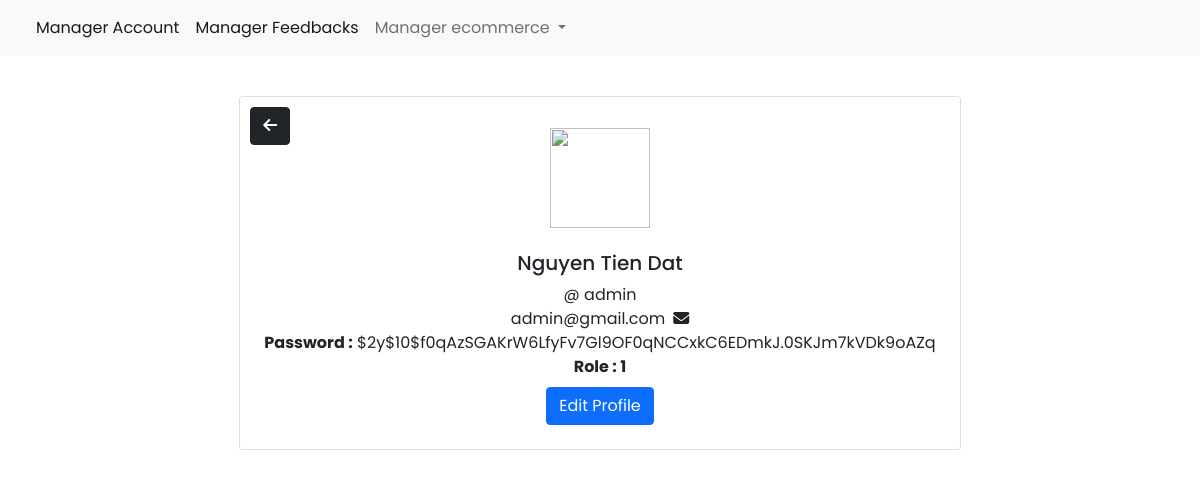
/admin/accounts/show.php?id=5, run on the app's committed database.
### tables this page shows
CREATE TABLE `users` (
  `id` int(11) NOT NULL,
  `username` varchar(100) NOT NULL,
  `email` varchar(100) NOT NULL,
  `password` varchar(255) NOT NULL,
  `fullname` varchar(255) NOT NULL,
  `role` int(11) NOT NULL DEFAULT 0
);

### app/models/Template.php (called while the page is built, shortened)
<?php
class Template
{
    public function render($view, $data)
    {
        extract($data);
        include BASE_URL . 'app/views/blocks/' . $view . '.php';
        return ob_get_clean();
    }
}

### admin/accounts/show.php (called while the page is built, shortened)
<?php
require_once "../../config/database.php";
$template = new Template();
if (!empty($_GET['id']))
{
    $id = $_GET['id'];
}
$userModels = new User();
$user = $userModels->getUserById($id);
$data = [
  'title' => $user['username'],
  'slot' => $template->render('details_account', ["user"=>$user]),
];

### app/models/User.php (called while the page is built, shortened)
<?php
class User extends Database
{
    public function getUserById($id)
    {
        $sql = parent::$connection->prepare("select * from users where id=?");
        $sql->bind_param("i", $id);
        return parent::select($sql)[0];
    }
}

### app/models/Database.php (called while the page is built, shortened)
<?php
class Database
{
    public static function select($stmt)
    {
        if ($stmt) {
            $stmt->execute();
            return $stmt->get_result()->fetch_all(MYSQLI_ASSOC);
        }
    }
}

### app/views/blocks/details_account.php (the view, shortened to what this page needs)
<div class="container">
    <div class="container mt-4 mb-4 p-3 d-flex justify-content-center">
        <div class="card p-4">
        <a href="index.php" class="btn btn-dark" style="position:absolute; top: 10px; left: 10px;"><i class="fa-solid fa-arrow-left"></i></a>
            <div class=" image d-flex flex-column justify-content-center align-items-center">
                <button class="btn "> <img src="https://www.svgrepo.com/download/120488/idea.svg" height="100"
                        width="100" /></button>
                <h5 class="name mt-3">
                    <?php echo $user['fullname'] ?>
                </h5>
                <span class="idd">@
                    <?php echo $user['username'] ?>
                </span>
                <div class="d-flex flex-row justify-content-center align-items-center gap-2">
                    <span class="idd1">
                        <?php echo $user['email'] ?>
                    </span>
                    <span><i class="fa-solid fa-envelope"></i>
                    </span>
                </div>
                <div class="">
                    <span class="idd1">
                        <span class="fw-bold">Password :</span>
                        <span>
                            <?php echo $user['password'] ?>
                        </span>
                    </span>
                </div>
                <div class="fw-bold">
                    <span class="idd1"><span class="fw-bold">Role :</span><span>
                            <?php echo $user['role'] ?>
                        </span>
                    </span>
                </div>
                <div class=" d-flex mt-2">
                    <a href="edit.php?id=<?php echo $user['id'] ?>" class="btn btn-primary">Edit Profile</a>
                </div>
            </div>
        </div>
    </div>
</div>

### app/views/layout_admin.php (style rules this page uses)
body, a, button { font-family: 'Poppins', sans-serif; position: relative; }

### data on the page
users: fullname "Nguyen Tien Dat", username "admin", email "admin@gmail.com", password "$2y$10$f0qAzSGAKrW6LfyFv7Gl9OF0qNCCxkC6EDmkJ.0SKJm7kVDk9oAZq", role "1"
